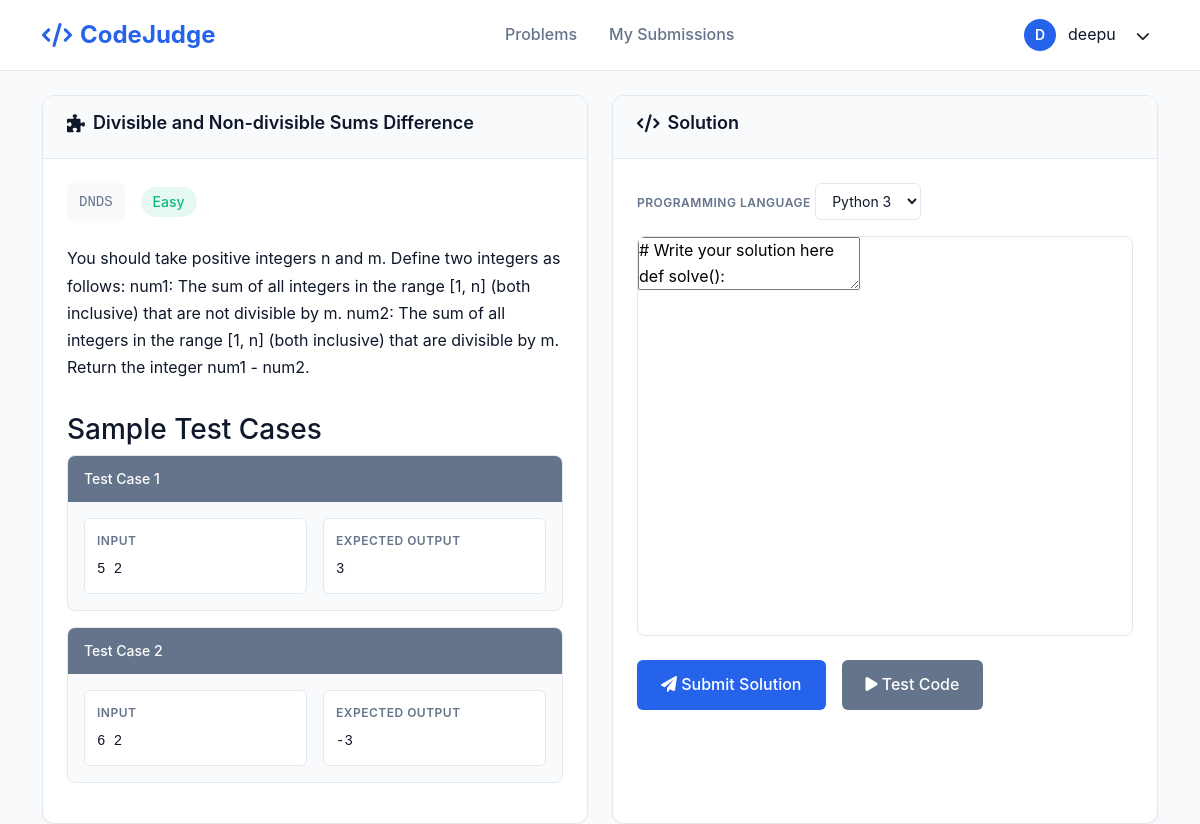
The app's page /problems/problem/DNDS/ (signed in), older data.
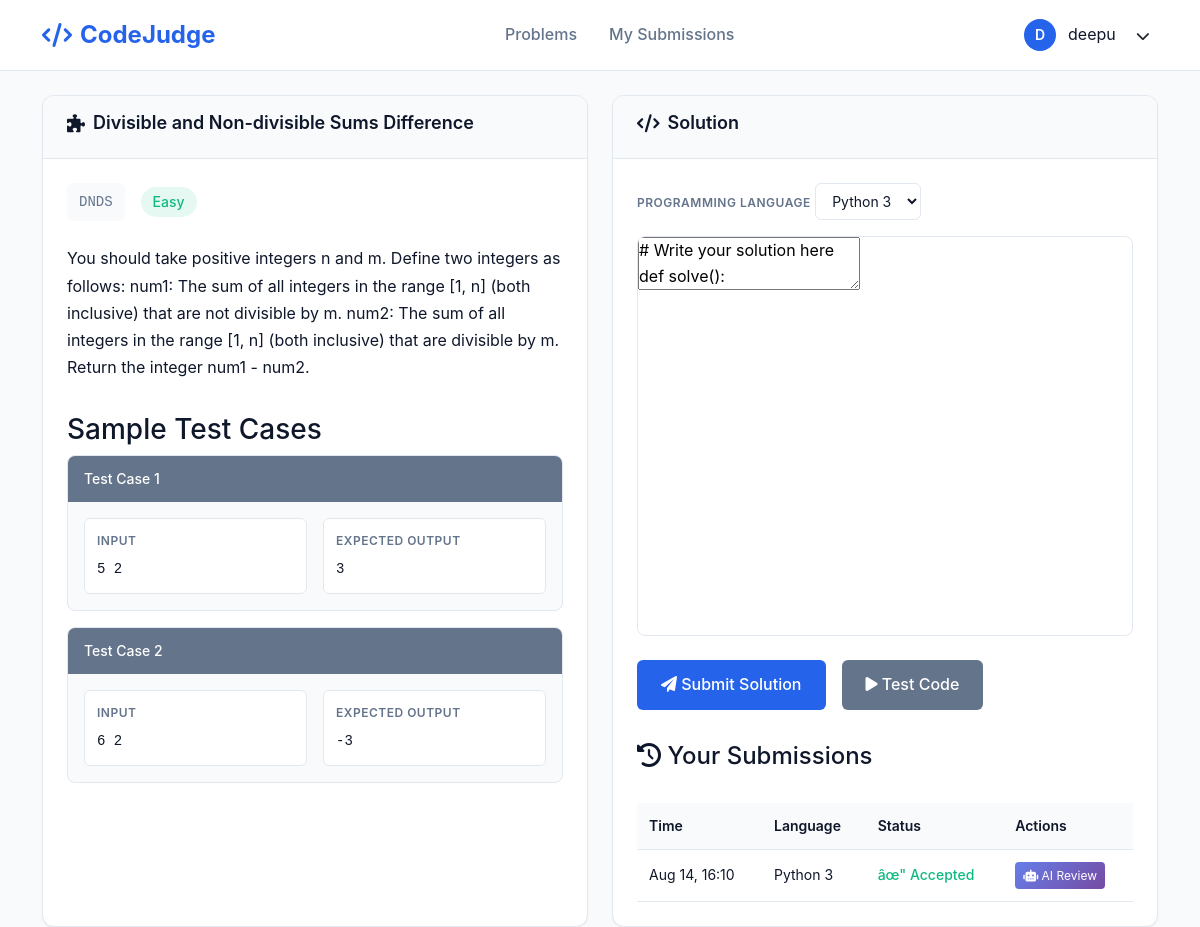
The same page, newer data.
### core/models.py (models this page shows, shortened)
class TestCase(models.Model):
    problem = models.ForeignKey(Problem, on_delete=models.CASCADE, related_name='testcases')
    input = models.TextField()
    output = models.TextField()
    is_hidden = models.BooleanField(default=False)  # Add this field
    order = models.IntegerField(default=0)  # For ordering test cases
    class Meta:
        ordering = ['order']

class Submission(models.Model):
    LANGUAGE_CHOICES = [
        ('py', 'Python 3'),
        ('cpp', 'C++'),
        ('c', 'C'),
    ]
    VERDICT_CHOICES = [
        ('AC', 'Accepted'),
        ('WA', 'Wrong Answer'),
        ('TLE', 'Time Limit Exceeded'),
        ('RE', 'Runtime Error'),
        ('CE', 'Compilation Error'),
    ]
    problem = models.ForeignKey(Problem, on_delete=models.CASCADE)
    user = models.ForeignKey(User, on_delete=models.CASCADE)
    code_text = models.TextField()
    language = models.CharField(max_length=10, choices=LANGUAGE_CHOICES, default='py')  # Add this field
    verdict = models.CharField(max_length=10, choices=VERDICT_CHOICES)
    submitted = models.DateTimeField(auto_now_add=True)
    class Meta:
        ordering = ['-submitted']

### core/views.py (the view, shortened to what this page needs)
# urls.py: path('problem/<str:short_code>/', views.problem_detail, name='problem_detail'),
def problem_detail(request, short_code):
    try:
        problem = get_object_or_404(Problem, short_code=short_code)
    except Problem.DoesNotExist:
        messages.error(request, f'Problem with code "{short_code}" not found.')
        return redirect('core:problems_list')
    visible_testcases = problem.testcases.filter(is_hidden=False)
    user_submissions = []
    if request.user.is_authenticated:
        user_submissions = Submission.objects.filter(
            problem=problem,
            user=request.user
        ).order_by('-submitted')[:10]  # Last 10 submissions
    user_progress = get_user_progress(request.user)
    all_problems = Problem.objects.all()
    context = {
        'problem': problem,
        'testcases': visible_testcases,
        'user_submissions': user_submissions,
        'user_progress': user_progress,
        'problems': all_problems,  # For the dashboard section
        'easy_count': Problem.objects.filter(difficulty='E').count(),
        'medium_count': Problem.objects.filter(difficulty='M').count(),
        'hard_count': Problem.objects.filter(difficulty='H').count(),
    }
    return render(request, 'problem_detail.html', context)

### core/templates/problem_detail.html (shortened to what the changed rows need)
{% load static %}
<!DOCTYPE html>
<html lang="en">
<head>
    <link href="https://cdn.jsdelivr.net/npm/bootstrap@5.3.0/dist/css/bootstrap.min.css" rel="stylesheet">
    <link href="https://cdnjs.cloudflare.com/ajax/libs/font-awesome/6.0.0/css/all.min.css" rel="stylesheet">
    <link rel="stylesheet" href="https://cdnjs.cloudflare.com/ajax/libs/codemirror/5.65.2/codemirror.min.css">
    <link rel="stylesheet" href="https://cdnjs.cloudflare.com/ajax/libs/codemirror/5.65.2/theme/monokai.min.css">
</head>
<body>
    <div class="container">
        <div class="problem-layout">
            <div class="problem-panel">
                <div class="panel-header">
                    <h2 class="panel-title">
                        <i class="fas fa-puzzle-piece"></i>
                        {{ problem.name }}
                    </h2>
                </div>
                <div class="panel-content">
                    {% if testcases %}
                    <div class="test-cases">
                        {% for testcase in testcases %}
                        <div class="test-case">
                            <div class="test-case-header">
                                Test Case {{ forloop.counter }}
                            </div>
                            <div class="test-case-content">
                                <div class="test-case-row">
                                    <div class="test-input">
                                        <div class="test-label">Input</div>
                                        <div class="test-data">{{ testcase.input|default:"No input" }}</div>
                                    </div>
                                    <div class="test-output">
                                        <div class="test-label">Expected Output</div>
                                        <div class="test-data">{{ testcase.output|default:"No output" }}</div>
                                    </div>
                                </div>
                            </div>
                        </div>
                        {% endfor %}
                    </div>
                    {% endif %}
                </div>
            </div>
            <div class="solution-panel">
                <div class="panel-content">
                    {% if user.is_authenticated %}
                    {% if user_submissions %}
                    <div style="margin-top: 2rem;">
                        <h4 style="margin-bottom: 1rem; color: var(--text-primary);">
                            <i class="fas fa-history"></i> Your Submissions
                        </h4>
                        <div style="overflow-x: auto;">
                            <table class="submissions-table">
                                <thead>
                                    <tr>
                                        <th>Time</th>
                                        <th>Language</th>
                                        <th>Status</th>
                                        <th>Actions</th>
                                    </tr>
                                </thead>
                                <tbody>
                                    {% for submission in user_submissions %}
                                    <tr class="submission-row">
                                        <td>{{ submission.submitted|date:"M d, H:i" }}</td>
                                        <td>{{ submission.get_language_display }}</td>
                                        <td>
                                            {% if submission.verdict == 'AC' %}
                                                <span class="status-accepted">âœ" Accepted</span>
                                            {% elif submission.verdict == 'WA' %}
                                                <span class="status-rejected">âœ— Wrong Answer</span>
                                            {% elif submission.verdict == 'TLE' %}
                                                <span class="status-rejected">â° Time Limit</span>
                                            {% elif submission.verdict == 'RE' %}
                                                <span class="status-rejected">ðŸ'¥ Runtime Error</span>
                                            {% elif submission.verdict == 'CE' %}
                                                <span class="status-rejected">âš ï¸ Compilation Error</span>
                                            {% else %}
                                                <span class="status-pending">â³ {{ submission.get_verdict_display }}</span>
                                            {% endif %}
                                        </td>
                                        <td>
                                            <button class="ai-review-btn-small" data-submission-id="{{ submission.id }}">
                                                <i class="fas fa-robot"></i> AI Review
                                            </button>
                                        </td>
                                    </tr>
                                    {% endfor %}
                                </tbody>
                            </table>
                        </div>
                    </div>
                    {% endif %}
                    {% endif %}
                </div>
            </div>
        </div>
    </div>
</body>
</html>

Row changes from the older to the newer data that the page shows:
added Submission: submitted "Aug 14, 16:10", language "Python 3", verdict "âœ\" Accepted"
Text that changed along with them:
text now shown: "Your Submissions Time Language Status Actions"
